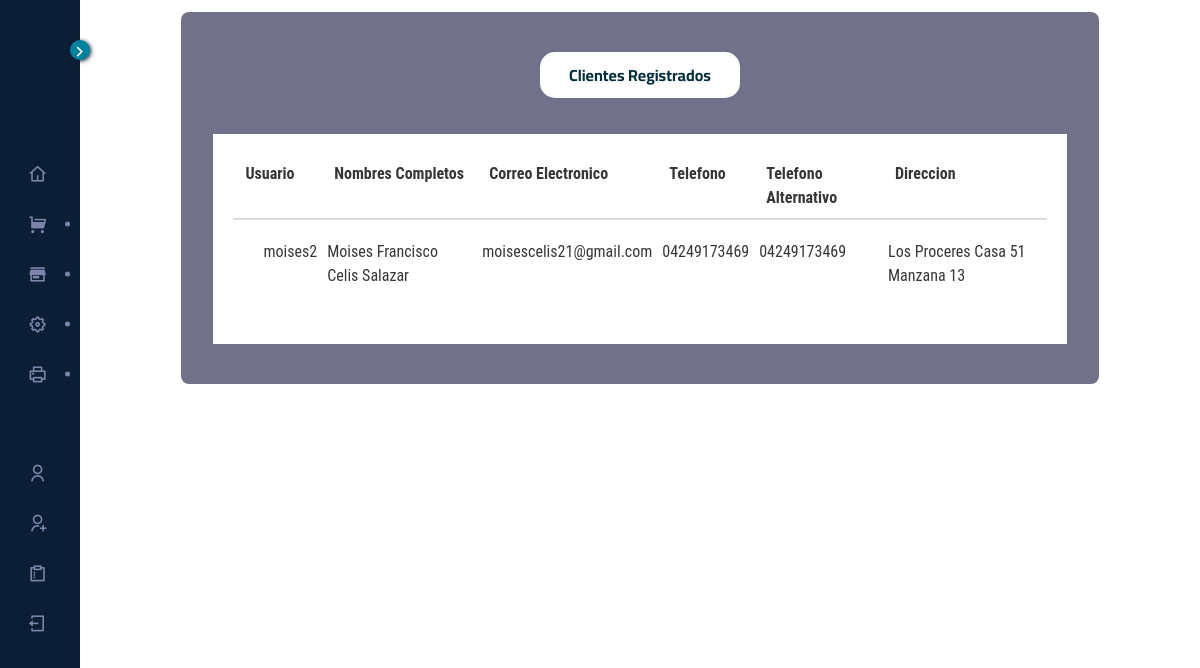
/clientes.php (signed in), run on the app's committed database.
### tables this page shows
CREATE TABLE `clientes` (
  `id` int(255) NOT NULL AUTO_INCREMENT,
  `nombres` varchar(255) NOT NULL,
  `correo` varchar(255) NOT NULL,
  `telefono` varchar(255) NOT NULL,
  `telefonoalternativo` varchar(255) NOT NULL,
  `direccion` varchar(255) NOT NULL,
  `usuario` varchar(255) NOT NULL,
  PRIMARY KEY (`id`)
);

### clientes.php (the view, shortened to what this page needs)
<!DOCTYPE html>
<html lang="zxx">
<head>
    <link rel="stylesheet" href="css/bootstrap.min.css" type="text/css">
    <link rel="stylesheet" href="css/font-awesome.min.css" type="text/css">
    <link rel="stylesheet" href="css/elegant-icons.css" type="text/css">
    <link rel="stylesheet" href="css/nice-select.css" type="text/css">
    <link rel="stylesheet" href="css/jquery-ui.min.css" type="text/css">
    <link rel="stylesheet" href="css/owl.carousel.min.css" type="text/css">
    <link rel="stylesheet" href="css/slicknav.min.css" type="text/css">
    <link rel="stylesheet" href="css/style.css" type="text/css">
    <link rel="stylesheet" href="css/sidebarsystem.css" type="text/css">
    <link rel="stylesheet" href="css/layout.css">
    <link rel="stylesheet" href="css/remixicon.css">
    <link rel="stylesheet" href="css/tablastyle.css">
<link rel="stylesheet" type="text/css" href="DataTables/Bulma-0.9.2/css/bulma.min.css"/>
<link rel="stylesheet" type="text/css" href="DataTables/datatables.min.css"/>
<link rel="stylesheet" href="datatables/Responsive-2.2.9/css/responsive.foundation.min.css">
</head>
<body>
     <?php require('./layout/sidebarsystem.php')  ?>
      <div class="layout">
        <main class="content">
          <div class="contenedor2">
          <div class="container__section">
<p class="header__title">Clientes Registrados</p>
<div class="container__section-table">
    <table id="myTable" class="table is-striped datatable" style="width: 100%;">
        <thead>
            <tr>
                <th>Usuario</th>
                <th>Nombres Completos</th>
                <th>Correo Electronico</th>
                <th>Telefono</th>
                <th>Telefono Alternativo</th>
                <th>Direccion</th>
            </tr>
        </thead>
        <tbody>
                <?php
                        $conexion=mysqli_connect('localhost','root','','delmary');
                        $sql="SELECT * FROM clientes";
                        $result=mysqli_query($conexion,$sql);
                        while($mostrar=mysqli_fetch_array($result)){
                            $usuario = $mostrar['usuario'];
                            $nombres = $mostrar['nombres'];
                            $correo = $mostrar['correo'];
                            $telefono = $mostrar['telefono'];
                            $telefonoalternativo = $mostrar['telefonoalternativo'];
                            $direccion = $mostrar['direccion'];
                        ?>
            <tr>
                <td><?php echo $usuario ?></td>
                <td><?php echo $nombres ?></td>
                <td><?php echo $correo ?></td>
                <td><?php echo $telefono ?></td>
                <td><?php echo $telefonoalternativo ?></td>
                <td><?php echo $direccion ?></td>
            </tr>
<?php } ?>
        </tbody>
    </table>
</div>
</div>
</div>
            </div>
</body>
</html>

### css/style.css (style rules this page uses)
html, body { height: 100%; font-family: "Cairo", sans-serif; -webkit-font-smoothing: antialiased; font-smoothing: antialiased; }
h1, h2, h3, h4, h5, h6, { margin: 0; color: #111111; font-weight: 400; font-family: "Cairo", sans-serif; }
p { font-size: 16px; font-family: "Cairo", sans-serif; color: #6f6f6f; font-weight: 400; line-height: 26px; margin: 0 0 15px 0; }

### css/sidebarsystem.css (style rules this page uses)
:root { --font-color: rgb(68, 68, 68); --blank-color: #fff; --active-color: rgb(0, 255, 200); --primary-color: rgb(2, 46, 60); --secondary-color: rgb(48, 145, 140); --third-color: rgb(229, 255, 0); --transition-05: all 0.5s ease; --transition-03: all 0.3s ease; --input-select: rgba(0, 0, 0, 0.063); --input-select2: rgba(191, 186, 186, 0.08); }
.layout { z-index: 1; }
.layout .content { padding: 12px 50px; display: flex; flex-direction: column; }
* { box-sizing: border-box; }
body { margin: 0; height: 100vh; font-family: "Poppins", sans-serif; color: #3f4750; font-size: 0.9rem; background-image: url('../img/background.png'); overflow: hidden; }
.contenedor2 { margin: 0 auto; background-color: rgba(19, 20, 59, 0.6); width: 90%; height: auto; border-radius: 8px; }

### css/layout.css (style rules this page uses)
.layout { min-height: 100%; display: -webkit-box; display: -ms-flexbox; display: flex; -webkit-box-orient: vertical; -webkit-box-direction: normal; -ms-flex-direction: column; flex-direction: column; position: relative; -webkit-box-flex: 1; -ms-flex-positive: 1; flex-grow: 1; }
.layout .content { -webkit-box-flex: 1; -ms-flex-positive: 1; flex-grow: 1; }
.layout.fixed-sidebar .sidebar ~ .layout { height: 100%; overflow: auto; }

### css/tablastyle.css (style rules this page uses)
* { margin: 0; padding: 0; box-sizing: border-box; font-family: "Roboto Condensed", sans-serif; }
:root { --font-size1: 12px; --font-size2: 18px; --font-size3: 20px; --font-color: rgb(68, 68, 68); --blank-color: #fff; --active-color: rgb(0, 255, 200); --primary-color: rgb(2, 46, 60); --secondary-color: rgb(48, 145, 140); --secondary-color2: rgb(15, 44, 43); --third-color: rgb(232, 255, 22); --input-select: rgba(0, 0, 0, 0.063); --transition-05: all 0.5s ease; --transition-03: all 0.3s ease; }
.header__title { margin: 0 auto; text-align: center; font-weight: bold; background-color: #fff; padding: 10px 10px; width: 200px; color: rgb(2, 46, 60); border-radius: 15px; }
.container__section { padding: 40px 10px; width: 100%; box-sizing: border-box; display: flex; flex-direction: column; gap: 20px; }
.container__section-table { background-color: var(--blank-color); color: var(--font-color); width: 95%; padding: 20px; margin: auto; box-sizing: border-box; font-size: var(--font-size1); }
.container__section-table .datatable { width: 100%; font-size: 16px; overflow-x: hidden; }
.datatable td { padding: 20px 5px !important; }
.datatable td:first-child { padding: 20px 5px 20px 30px !important; }

### data on the page
clientes: usuario "moises2", nombres "Moises Francisco Celis Salazar", correo "moisescelis21@gmail.com", telefono "04249173469", telefonoalternativo "04249173469", direccion "Los Proceres Casa 51 Manzana 13"
